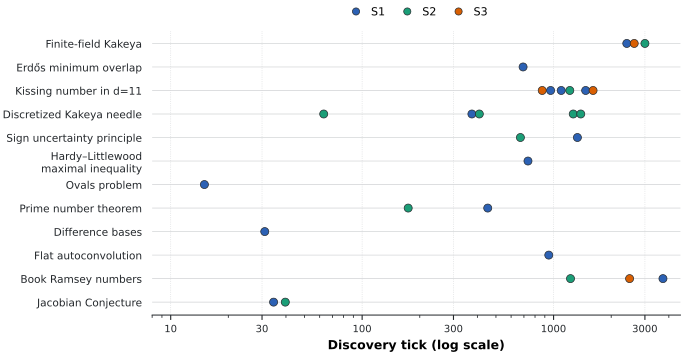

Write Python code to recreate this figure.
#!/usr/bin/env python3
"""Render the evaluation ticks of the 28 spotlight results.

All audited values are embedded, so this script has no data-file or
project-local input dependency. It writes a vector PDF beside itself.
"""

from pathlib import Path
from collections import defaultdict
import math
import os
import tempfile

os.environ.setdefault("MPLCONFIGDIR", os.path.join(tempfile.gettempdir(), "discovery_timeline_mplconfig"))

import matplotlib

matplotlib.use("Agg")
import matplotlib.pyplot as plt
import matplotlib.transforms as transforms
from matplotlib.lines import Line2D


HERE = Path(__file__).absolute().parent
OUTPUT = HERE / "discovery_timeline.pdf"

# Problem names follow the paragraph/subsection names in the paper.
PROBLEMS = [
    ("finite_kakeya", "Finite-field Kakeya"),
    ("autocorr_6_5", "Erdős minimum overlap"),
    ("kissing", "Kissing number in d=11"),
    ("kakeya_needle", "Discretized Kakeya needle"),
    ("uncertainty", "Sign uncertainty principle"),
    ("hardy_littlewood", "Hardy–Littlewood\nmaximal inequality"),
    ("ovals", "Ovals problem"),
    ("prime_number_theorem", "Prime number theorem"),
    ("difference_basis", "Difference bases"),
    ("autocorr_6_3", "Flat autoconvolution"),
    ("book", "Book Ramsey numbers"),
    ("jacobian", "Jacobian Conjecture"),
]

# One entry per audited spotlight result: (problem key, spotlight label,
# decisive evaluation-submission tick). For purely theoretical results whose
# decisive step was reviewed as an archive submission rather than a Research
# Center evaluation, the archive-review tick is used.
POINTS = [
    ("finite_kakeya", "S1", 2631),
    ("finite_kakeya", "S2", 2751),
    ("finite_kakeya", "S3", 2638),
    ("autocorr_6_5", "S1", 693),
    ("kissing", "S1", 1145),
    ("kissing", "S1", 1471),
    ("kissing", "S1", 924),
    ("kissing", "S2", 1164),
    ("kissing", "S3", 911),
    ("kissing", "S3", 1608),
    ("kakeya_needle", "S1", 391),
    ("kakeya_needle", "S2", 63),
    ("kakeya_needle", "S2", 392),
    ("kakeya_needle", "S2", 1323),
    ("kakeya_needle", "S2", 1328),
    ("uncertainty", "S1", 1332),
    ("uncertainty", "S2", 671),
    ("hardy_littlewood", "S1", 735),
    ("ovals", "S1", 15),
    ("prime_number_theorem", "S1", 453),
    ("prime_number_theorem", "S2", 174),
    ("difference_basis", "S1", 31),
    ("autocorr_6_3", "S1", 944),
    ("book", "S1", 3727),
    ("book", "S2", 1226),
    ("book", "S3", 2495),
    ("jacobian", "S1", 36),
    ("jacobian", "S2", 38),
]

COLORS = {"S1": "#2C61B4", "S2": "#1B9E77", "S3": "#D95F02"}
INK = "#22262A"
GRID = "#D4D6D8"

plt.rcParams.update(
    {
        "font.family": "sans-serif",
        "font.sans-serif": ["DejaVu Sans"],
        "font.size": 8.0,
        "axes.labelsize": 9.0,
        "axes.labelweight": "bold",
        "xtick.labelsize": 7.2,
        "ytick.labelsize": 7.6,
        "axes.linewidth": 0.72,
        "axes.edgecolor": INK,
        "xtick.color": INK,
        "ytick.color": INK,
        "figure.facecolor": "white",
        "savefig.facecolor": "white",
        "savefig.bbox": "tight",
        "savefig.pad_inches": 0.025,
        "pdf.fonttype": 42,
        "ps.fonttype": 42,
    }
)


def render():
    assert len(POINTS) == 28
    assert sum(tick > 1000 for _, _, tick in POINTS) == 13
    assert {label for _, label, _ in POINTS} == set(COLORS)

    y_map = {key: len(PROBLEMS) - 1 - index for index, (key, _) in enumerate(PROBLEMS)}
    fig, ax = plt.subplots(figsize=(7.4, 3.75))

    for problem, _ in PROBLEMS:
        ax.hlines(
            y_map[problem],
            8,
            4600,
            color=GRID,
            linewidth=0.55,
            zorder=0,
        )

    # Closely spaced ticks would otherwise hide one another at paper scale.
    # A small horizontal display offset keeps every circle visible while all
    # circles remain centered vertically on their problem's guide line.
    by_problem = defaultdict(list)
    for point in POINTS:
        by_problem[point[0]].append(point)

    display_offsets = {}
    for problem, problem_points in by_problem.items():
        ordered = sorted(problem_points, key=lambda point: point[2])
        clusters = []
        cluster = []
        for point in ordered:
            if cluster and math.log10(point[2]) - math.log10(cluster[-1][2]) >= 0.035:
                clusters.append(cluster)
                cluster = []
            cluster.append(point)
        clusters.append(cluster)
        for close_points in clusters:
            for index, point in enumerate(close_points):
                display_offsets[id(point)] = (index - (len(close_points) - 1) / 2) * 5.2

    for point in POINTS:
        problem, label, tick = point
        marker_transform = transforms.offset_copy(
            ax.transData,
            fig=fig,
            x=display_offsets[id(point)],
            units="points",
        )
        ax.plot(
            [tick],
            [y_map[problem]],
            marker="o",
            linestyle="none",
            markersize=5.8,
            markerfacecolor=COLORS[label],
            markeredgecolor=INK,
            markeredgewidth=0.5,
            transform=marker_transform,
            zorder=3,
        )

    ax.set_xscale("log")
    tick_values = [10, 30, 100, 300, 1000, 3000]
    ax.set_xticks(tick_values, [str(value) for value in tick_values])
    ax.set_xlim(8, 4600)
    ax.set_ylim(-0.55, len(PROBLEMS) - 0.45)
    ax.set_yticks(
        [y_map[key] for key, _ in PROBLEMS],
        [label for _, label in PROBLEMS],
    )
    ax.set_xlabel("Discovery tick (log scale)")
    ax.tick_params(axis="y", length=0, pad=7)
    ax.grid(axis="x", which="major", color=GRID, linestyle=":", linewidth=0.5)
    ax.set_axisbelow(True)
    for side in ("top", "right", "left"):
        ax.spines[side].set_visible(False)

    handles = [
        Line2D(
            [],
            [],
            marker="o",
            linestyle="none",
            markersize=5.2,
            markerfacecolor=COLORS[label],
            markeredgecolor=INK,
            markeredgewidth=0.5,
            label=label,
        )
        for label in ("S1", "S2", "S3")
    ]
    ax.legend(
        handles=handles,
        loc="lower center",
        bbox_to_anchor=(0.5, 1.01),
        ncol=3,
        frameon=False,
        handletextpad=0.35,
        columnspacing=1.0,
    )

    fig.subplots_adjust(left=0.275, right=0.99, top=0.91, bottom=0.15)
    fig.savefig(OUTPUT)
    print(f"wrote {OUTPUT} ({OUTPUT.stat().st_size:,} bytes)")
    plt.close(fig)


if __name__ == "__main__":
    render()
